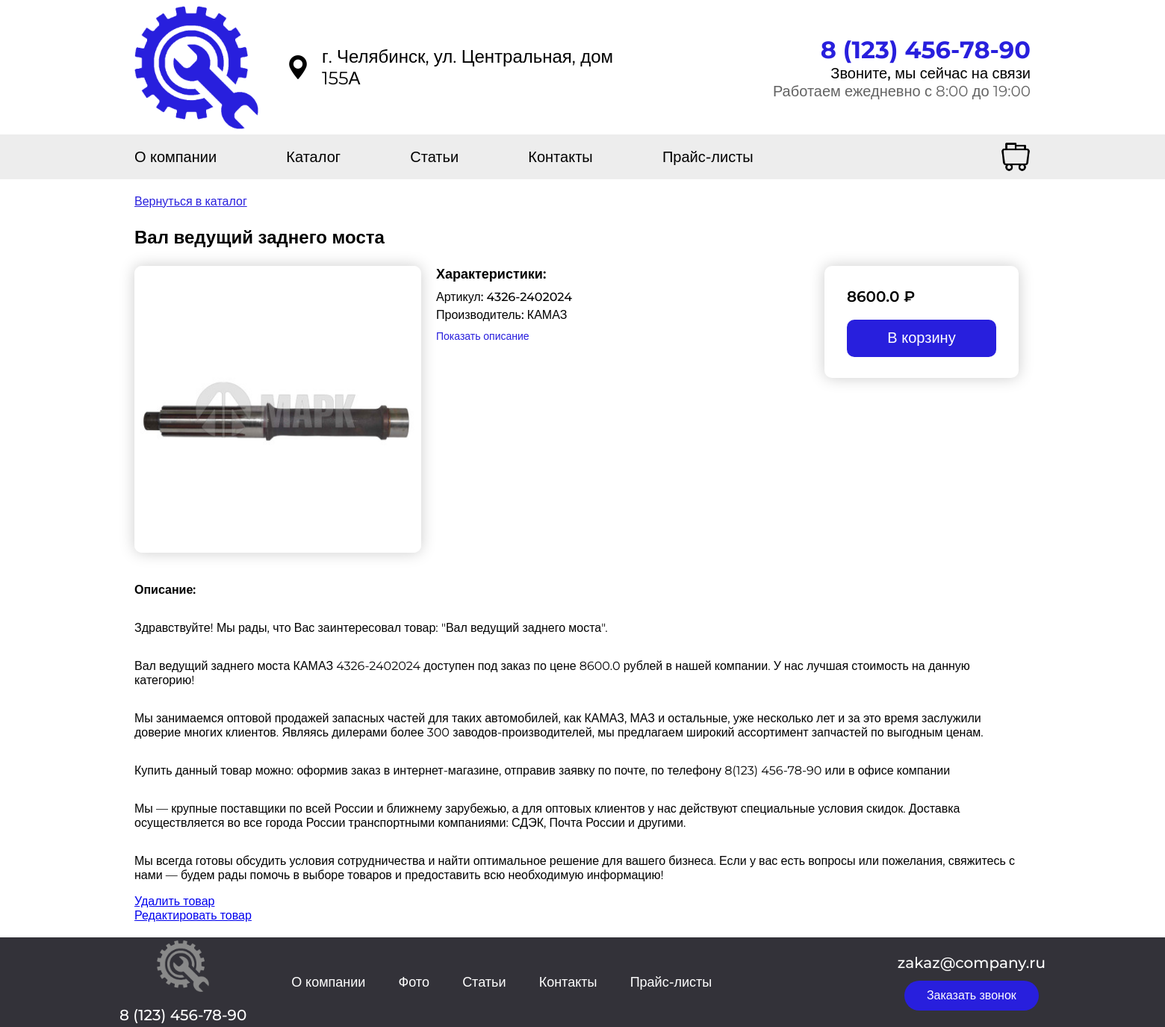
Page /product/val-vedushchii-zadnego-mosta on the committed database.
### app.py (models this page shows, shortened)
class Catalog(db.Model):
    id = db.Column(db.Integer, primary_key=True)
    name = db.Column(db.String(100), nullable=False)
    slug = db.Column(db.String(150), unique = True, nullable=False)
    image = db.Column(db.String(100), nullable=False)
    item = db.Column(db.String(100), nullable=False)
    manufacturer = db.Column(db.String(100), nullable=False)
    cost = db.Column(db.Float, nullable=False)
    description = db.Column(db.String(300), nullable=False)

### app.py (the view)
@app.route('/product/<string:slug>')
def product(slug):
    catalog_item = Catalog.query.filter_by(slug=slug).first_or_404()
    return render_template('product.html', catalog=catalog_item)

### app.py (called while the page is built)
@app.context_processor
def cart_quantity():
    cart = session.get('cart', {})
    quantity = sum(item['quantity'] for item in cart.values()) if cart else 0
    return {'cart_quantity': quantity}

### templates/product.html (shortened to what this page needs)
<html lang="ru">
    <head>
    <link rel="stylesheet" href="{{ url_for('static', filename='css/style.css') }}">
</head>
<body>
    <div class="div-top">
        <div class="div-top1">
            <a href="/"><img src="{{ url_for('static', filename='img/logo.png') }}" class="logo"></a>
            <img src="{{ url_for('static', filename='img/point.png') }}" class="point">
            <a class="adress">г. Челябинск, ул. Центральная, дом 155А</a>
            <div class="div-top-2">
                <div class="div-top2-1">
                <span class="span-top-text-number">
                    <a href="#" class="top-text-number">8 (123) 456-78-90<br></a>
                </span>
                <span class="span-top-text-1">
                    <a class="top-text-1">Звоните, мы сейчас на связи<br></a>
                </span>
                <span class="span-top-text-2">
                    <a class="top-text-2">Работаем ежедневно с 8:00 до 19:00</a>
                </span>
            </div>
        </div>
        </div>
        <div class="div-top-info1">
            <div class="div-top-info2">
                <div class="container-info">
                    <a href="#" class="info-1">О компании</a>
                    <a href="/catalog" class="info-2">Каталог</a>
                    <a href="#" class="info-3">Статьи</a>
                    <a href="#" class="info-4">Контакты</a>
                    <a href="#" class="info-5">Прайс-листы</a>
                </div>
                <div class="div-top-info2-1">
                    <div class="div-top-info2-2">
                        <a href="/cart"><img class="img-cart" src="{{ url_for('static', filename='img/cart.png') }}"></a>
                    </div>
                </div>
            </div>
        </div>
    </div>
    <div class="product-container">
        <div class="product-details">
            <div class="product-details_fir">
            <div class="product-detail-top">
                <a href="/catalog" class="back-link">Вернуться в каталог</a>
                <p class="product-detail-name">{{ catalog.name }}</p>
            </div>
            </div>
            <div class="product-details_fir">
            <div class="product-details1">
                <img class="product-detail-img" src="{{ url_for('static', filename='uploads/' + catalog.image) }}" alt="{{ catalog.name }}">
            </div>
            <div class="product-details2">
                <div class="product-details2_1">
                    <a class="product-detail-top-text">Характеристики:</a>
                    <a class="product-detail-info">Артикул: {{ catalog.item }}</a>
                    <a class="product-detail-info">Производитель: {{ catalog.manufacturer }}</a>
                    <a class="product-detail-info-a" href="#product-description">Показать описание</a>
                </div>
                <div class="product-detail2_21">
                    <div class="product-details2_22">
                        <a class="product-detail-cost"> {{ catalog.cost }} ₽</a><br>
                        <a href="{{ url_for('add_to_cart', product_id=catalog.id) }}"><button type="button" class="product-detail-btn-buy">В корзину</button></a>
                    </div>
                </div>
            </div>
            </div>
        </div>
        <p id="product-description" class="product-detail-description">Описание:</p>
        <p>Здравствуйте! Мы рады, что Вас заинтересовал товар: "{{ catalog.description }}".</p>
        <p>{{ catalog.name }} {{ catalog.manufacturer }} {{ catalog.item }} доступен под заказ по цене {{ catalog.cost }} рублей в нашей компании. У нас лучшая стоимость на данную категорию!</p>
        <p>Мы занимаемся оптовой продажей запасных частей для таких автомобилей, как КАМАЗ, МАЗ и остальные, уже несколько лет и за это время заслужили доверие многих клиентов. Являясь дилерами более 300 заводов-производителей, мы предлагаем широкий ассортимент запчастей по выгодным ценам.</p>
        <p>Купить данный товар можно: оформив заказ в интернет-магазине, отправив заявку по почте, по телефону 8(123) 456-78-90 или в офисе компании</p>
        <p>Мы — крупные поставщики по всей России и ближнему зарубежью, а для оптовых клиентов у нас действуют специальные условия скидок. Доставка осуществляется во все города России транспортными компаниями: СДЭК, Почта России и другими.</p>
        <p>Мы всегда готовы обсудить условия сотрудничества и найти оптимальное решение для вашего бизнеса. Если у вас есть вопросы или пожелания, свяжитесь с нами — будем рады помочь в выборе товаров и предоставить всю необходимую информацию!</p>
        <a href="/product/{{ catalog.slug }}/delete">Удалить товар</a>
        <a href="/product/{{ catalog.slug }}/update">Редактировать товар</a>
    </div>
    <div class="footer">
        <div class="footer_a">
            <div class="footer_logo-num">
                <img class="img-logo-gray" src="{{ url_for('static', filename='img/logo_gray.png') }}"><br><br>
                <a class="footer-number">8 (123) 456-78-90</a>
            </div>
            <div class="footer-info">
                <a href="#" class="footer-info-1">О компании</a>
                <a href="#" class="footer-info-2">Фото</a>
                <a href="/posts" class="footer-info-3">Статьи</a>
                <a href="#" class="footer-info-4">Контакты</a>
                <a href="#" class="footer-info-5">Прайс-листы</a>
            </div>
        </div>
        <div class="footer_b">
            <div class="footer_ba">
                <div class="footer-email"><a class="text-footer-email">zakaz@company.ru</a></div>
                <div class="footer-call-num"><button class="button-footer-call-num" >Заказать звонок</button></div>
            </div>
        </div>
    </div>
</body>
</html>

### rows in the picture
Catalog: name "Вал ведущий заднего моста", image (picture), item "4326-2402024", manufacturer "КАМАЗ", cost "8600.0", description "Вал ведущий заднего моста"
